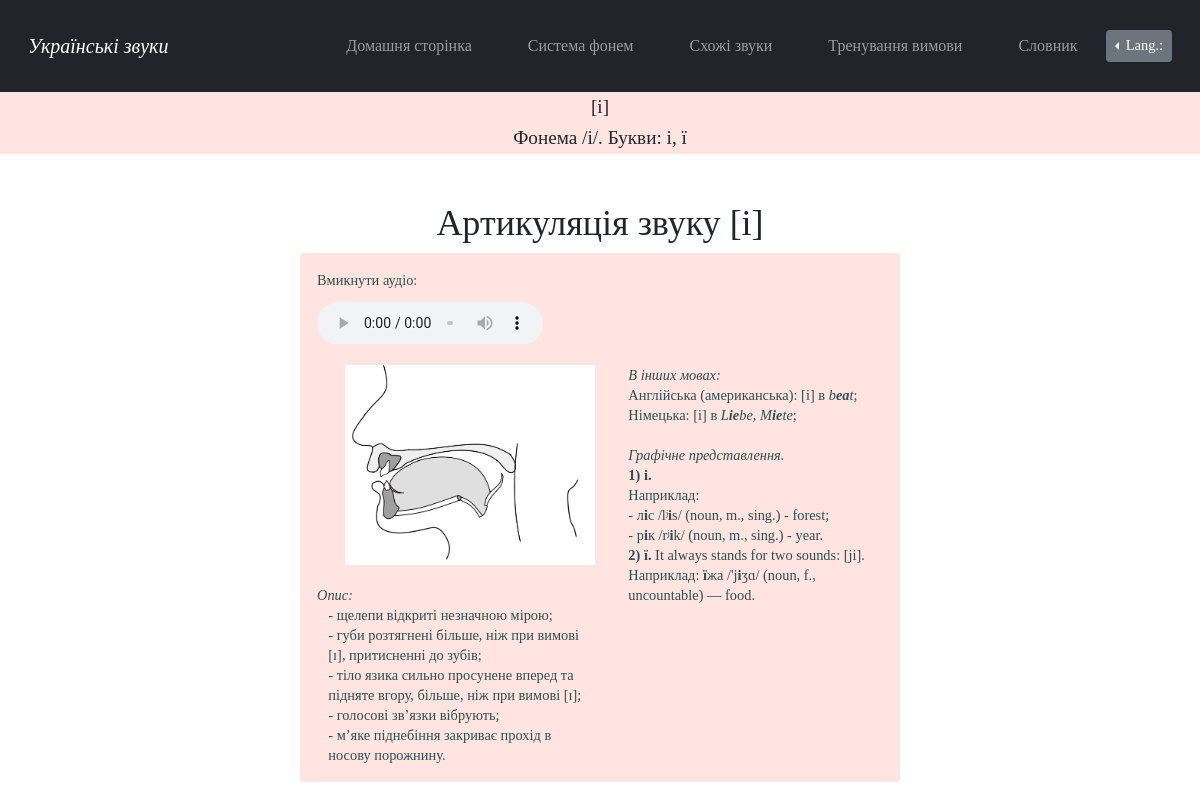
/sound_i, run on the app's committed database.
### main/models.py (models this page shows)
class InformationAboutVowels(models.Model):
    id = models.AutoField('id', primary_key=True)
    sound = models.CharField('звук', max_length=5)
    row = models.TextField('ряд', default='')
    description = models.TextField('опис вимови')
    eng_description = models.TextField('англ. опис вимови', default='')
    image = models.ImageField('ілюстрація вимови', upload_to="media")
    audio = models.FileField(upload_to='documents/', default='')
    male_audio = models.FileField(upload_to='documents/', default='')

### main/views.py (the view)
# urls.py: path('sound_i', views.sound_i, name='sound_i'),
def sound_i(request):
    information = InformationAboutVowels.objects.filter(sound__contains='і')
    return render(request, 'main/sound_i.html', {'information': information})

### main/templates/main/sound_i.html (shortened to what this page needs)
{% extends 'main/pattern_for_vowels.html' %}
{% load i18n %}
{% load static %}
{% block lang_switch %}
<div class="dropleft">
      <button class="btn btn-secondary btn-sm dropdown-toggle" type="button" id="dropdownMenuButton"
              data-toggle="dropdown" aria-haspopup="true" aria-expanded="false">
        {% translate "Lang.:" %}
      </button>
            {% get_current_language as LANGUAGE_CODE %}
            {% get_available_languages as LANGUAGES %}
            {% get_language_info_list for LANGUAGES as languages %}
    </div>
{% endblock %}
{% block sound %}[i]{% endblock %}
{% block phoneme %}/i/{% endblock %}
{% block letter %}i, ї{% endblock %}
{% block examples %}<i>{% translate "In other languages:" %}</i>
{% translate "English (American):" %} [i] {% translate "in" %} <i>b<b>ea</b>t</i>;
{% translate "German:" %} [i] {% translate "in" %} <i>L<b>ie</b>be</i>, <i>M<b>ie</b>te</i>;
<i>{% translate "Pertinent letter/s" %}.</i>
<b>1) i. </b>
{% translate "For example" %}:
- л<b>і</b>с /lʲ<b>i</b>s/ (noun, m., sing.) - forest;
- р<b>і</b>к /rʲ<b>i</b>k/ (noun, m., sing.) - year.
<b>2) ї. </b> {% translate "It always stands for two sounds" %}: [ji].
{% translate "For example" %}: <b>ї</b>жа /'j<b>i</b>ʒɑ/ (noun, f., uncountable) — food.
{% endblock %}

### main/templates/main/pattern_for_vowels.html (shortened to what this page needs)
{% extends 'main/pattern.html' %}
{% load i18n %}
{% load static %}
{% block stylesheet %}<link rel="stylesheet" href="{% static 'main/css/pattern_separate_sounds.css' %}">{% endblock %}
{% block content %}
<main>
    <div class="header">
        <h2>{% block sound %}{% endblock %}</h2>
        <h3>{% translate "Phoneme" %} {% block phoneme %}{% endblock %}.
            {% translate "Letters:" %} {% block letter %}{% endblock %}</h3>
    </div>
    <div class="main_content">
        {% for el in information%}
        {% get_current_language as LANGUAGE_CODE %}
        <h3>{% translate "Articulation of the sound" %} {{el.sound}}</h3>
            <div class="alert alert-custom  fade in alert-dismissable show mt-2">
                <figure><figcaption>{% translate "Play the audio:" %}</figcaption>
                    <audio controls src={{el.audio.url}}>
                    </audio>
                </figure>
                <img src={{el.image.url}} alt="Звук">
                <p class="examples" id="examples">{% block examples %}{% endblock %}<br></p>
                <p><i>{% translate "Description:" %}</i></p>
                {% if LANGUAGE_CODE == "uk" %}
                    <p class = "description" id="description">{{el.description}}</p>
                {%else%}
                    <p class = "description" id="description2">{{el.eng_description}}</p>
                {%endif%}
            </div>
        {%endfor%}
    </div>
</main>
{% endblock %}

### main/static/main/css/pattern.css (style rules this page uses)
body { background: white; font-family: Garamond, Baskerville, "Baskerville Old Face", "Hoefler Text", "Times New Roman", serif; font-style: normal; font-variant: normal; font-weight: 400; line-height: 20px; }
.dropleft { padding-top:20px; padding-bottom:20px; }
.btn { font-size: .9em; }

### main/static/main/css/pattern_separate_sounds.css (style rules this page uses)
.header { text-align: center; background: #FFE4E1; width: 100%; height: 4em; padding-top: .3em; }
.header > h2, h3 { text-align: center; font-size: 1.2em; }
.main_content { margin-top: 4vw; font-size: .9em; margin-left: auto; margin-right: auto; }
.main_content > h3 { text-align: center; font-size: 3vw; }
.main_content img { margin-left: 5%; margin-bottom: 20px; width:250px; height:200px; }
.main_content p { white-space: pre-line; font-size: 1em; }
.alert-custom { background-color:#FFE4E1; color:#2F4F4F; }
.alert-custom > p { margin-bottom:0px; }
@media screen and (min-width:601px) { .header { margin-top: 50px; } }
@media screen and (min-width:601px) { .main_content { width: 80%; } }
@media screen and (min-width:601px) { .alert-custom { background-color: ; } }
@media screen and (min-width:601px) { audio { width: 50%; padding-top:2%; } }
@media screen and (min-width:768px) { .header { margin-top: 110px; } }
@media screen and (min-width:768px) { .alert-custom { background-color: ; } }
@media screen and (min-width:768px) { audio { width: 40%; } }
@media screen and (min-width:768px) { .examples { float: right; width: 45%; } }
@media screen and (min-width:768px) { .description { width: 45%; margin-left:2%; } }
@media screen and (min-width:980px) { .header { margin-top: 90px; } }
@media screen and (min-width:980px) { .main_content { width: 65%; } }
@media screen and (min-width:980px) { .alert-custom { background-color: ; } }
@media screen and (min-width:980px) { audio { width: 40%; } }
@media screen and (min-width:1200px) { .main_content { width: 50%; } }
@media screen and (min-width:1200px) { .alert-custom { background-color:; } }

### data on the page
InformationAboutVowels: sound "[і]", image (picture), description "- щелепи відкриті незначною мірою; - губи розтягнені більше, ніж при вимові [ɪ], притисненні до зубів; - тіло язика сильно просунене вперед та підняте вгору, більше, ніж при вимові [ɪ]; - голосові зв’язки вібрують; - м’яке піднебіння закриває прохід в носову порожнину."
